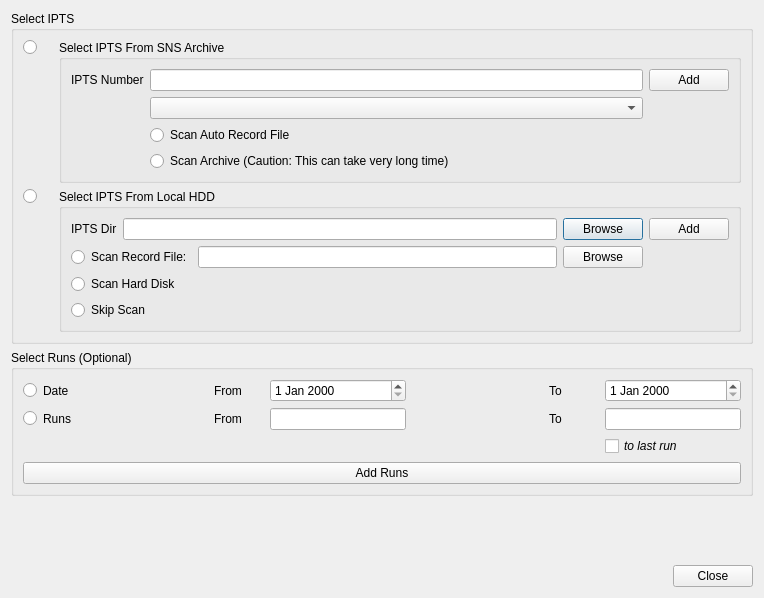
<?xml version="1.0" encoding="UTF-8"?>
<ui version="4.0">
 <class>Dialog</class>
 <widget class="QDialog" name="Dialog">
  <property name="windowModality">
   <enum>Qt::ApplicationModal</enum>
  </property>
  <property name="geometry">
   <rect>
    <x>0</x>
    <y>0</y>
    <width>764</width>
    <height>598</height>
   </rect>
  </property>
  <property name="windowTitle">
   <string>Dialog</string>
  </property>
  <property name="modal">
   <bool>true</bool>
  </property>
  <layout class="QVBoxLayout" name="verticalLayout_6">
   <item>
    <widget class="QGroupBox" name="groupBox_2">
     <property name="title">
      <string>Select IPTS</string>
     </property>
     <layout class="QVBoxLayout" name="verticalLayout_4">
      <item>
       <layout class="QGridLayout" name="gridLayout_3">
        <item row="1" column="0">
         <layout class="QVBoxLayout" name="verticalLayout_2">
          <item>
           <widget class="QRadioButton" name="radioButton_useDir">
            <property name="sizePolicy">
             <sizepolicy hsizetype="Fixed" vsizetype="Fixed">
              <horstretch>0</horstretch>
              <verstretch>0</verstretch>
             </sizepolicy>
            </property>
            <property name="minimumSize">
             <size>
              <width>30</width>
              <height>0</height>
             </size>
            </property>
            <property name="maximumSize">
             <size>
              <width>120</width>
              <height>16777215</height>
             </size>
            </property>
            <property name="text">
             <string/>
            </property>
           </widget>
          </item>
          <item>
           <spacer name="verticalSpacer_2">
            <property name="orientation">
             <enum>Qt::Vertical</enum>
            </property>
            <property name="sizeHint" stdset="0">
             <size>
              <width>20</width>
              <height>40</height>
             </size>
            </property>
           </spacer>
          </item>
         </layout>
        </item>
        <item row="0" column="0">
         <layout class="QVBoxLayout" name="verticalLayout">
          <item>
           <widget class="QRadioButton" name="radioButton_useNumber">
            <property name="sizePolicy">
             <sizepolicy hsizetype="Fixed" vsizetype="Fixed">
              <horstretch>0</horstretch>
              <verstretch>0</verstretch>
             </sizepolicy>
            </property>
            <property name="minimumSize">
             <size>
              <width>30</width>
              <height>0</height>
             </size>
            </property>
            <property name="maximumSize">
             <size>
              <width>120</width>
              <height>16777215</height>
             </size>
            </property>
            <property name="text">
             <string/>
            </property>
           </widget>
          </item>
          <item>
           <spacer name="verticalSpacer">
            <property name="orientation">
             <enum>Qt::Vertical</enum>
            </property>
            <property name="sizeHint" stdset="0">
             <size>
              <width>20</width>
              <height>40</height>
             </size>
            </property>
           </spacer>
          </item>
         </layout>
        </item>
        <item row="1" column="1">
         <widget class="QGroupBox" name="groupBox_localHDD">
          <property name="title">
           <string>Select IPTS From Local HDD</string>
          </property>
          <layout class="QGridLayout" name="gridLayout_7">
           <item row="0" column="0">
            <layout class="QHBoxLayout" name="horizontalLayout_3">
             <item>
              <widget class="QLabel" name="label_9">
               <property name="text">
                <string>IPTS Dir</string>
               </property>
              </widget>
             </item>
             <item>
              <widget class="QLineEdit" name="lineEdit_iptsDir"/>
             </item>
             <item>
              <widget class="QPushButton" name="pushButton_browse">
               <property name="text">
                <string>Browse</string>
               </property>
              </widget>
             </item>
            </layout>
           </item>
           <item row="1" column="0">
            <layout class="QGridLayout" name="gridLayout_5">
             <item row="2" column="0">
              <widget class="QRadioButton" name="radioButton_noScan">
               <property name="text">
                <string>Skip Scan</string>
               </property>
              </widget>
             </item>
             <item row="0" column="0">
              <widget class="QRadioButton" name="radioButton_scanLogFile">
               <property name="text">
                <string>Scan Record File:</string>
               </property>
              </widget>
             </item>
             <item row="0" column="1">
              <layout class="QHBoxLayout" name="horizontalLayout">
               <item>
                <widget class="QLineEdit" name="lineEdit_logFilePath"/>
               </item>
               <item>
                <widget class="QPushButton" name="pushButton_browseLogFile">
                 <property name="text">
                  <string>Browse</string>
                 </property>
                </widget>
               </item>
              </layout>
             </item>
             <item row="1" column="0">
              <widget class="QRadioButton" name="radioButton_scanHD">
               <property name="text">
                <string>Scan Hard Disk</string>
               </property>
              </widget>
             </item>
             <item row="1" column="1">
              <widget class="QLabel" name="label_hddToScan">
               <property name="text">
                <string/>
               </property>
              </widget>
             </item>
            </layout>
           </item>
           <item row="0" column="1">
            <widget class="QPushButton" name="pushButton_addLocalHDDDir">
             <property name="text">
              <string>Add</string>
             </property>
            </widget>
           </item>
          </layout>
         </widget>
        </item>
        <item row="0" column="1">
         <widget class="QGroupBox" name="groupBox_snsArchive">
          <property name="title">
           <string>Select IPTS From SNS Archive</string>
          </property>
          <layout class="QGridLayout" name="gridLayout_4">
           <item row="0" column="0">
            <layout class="QGridLayout" name="gridLayout_6">
             <item row="0" column="1">
              <widget class="QLineEdit" name="lineEdit_iptsNumber"/>
             </item>
             <item row="0" column="0">
              <widget class="QLabel" name="label_8">
               <property name="text">
                <string>IPTS Number</string>
               </property>
              </widget>
             </item>
             <item row="1" column="1">
              <widget class="QComboBox" name="comboBox_existingIPTS"/>
             </item>
             <item row="2" column="1">
              <layout class="QVBoxLayout" name="verticalLayout_5">
               <item>
                <widget class="QRadioButton" name="radioButton_scanArchiveRecord">
                 <property name="text">
                  <string>Scan Auto Record File</string>
                 </property>
                </widget>
               </item>
               <item>
                <widget class="QRadioButton" name="radioButton_scanArchiveDir">
                 <property name="text">
                  <string>Scan Archive (Caution: This can take very long time)</string>
                 </property>
                </widget>
               </item>
              </layout>
             </item>
            </layout>
           </item>
           <item row="0" column="1">
            <layout class="QVBoxLayout" name="verticalLayout_3">
             <item>
              <widget class="QPushButton" name="pushButton_addArchiveIPTS">
               <property name="text">
                <string>Add</string>
               </property>
              </widget>
             </item>
             <item>
              <spacer name="verticalSpacer_3">
               <property name="orientation">
                <enum>Qt::Vertical</enum>
               </property>
               <property name="sizeHint" stdset="0">
                <size>
                 <width>20</width>
                 <height>40</height>
                </size>
               </property>
              </spacer>
             </item>
            </layout>
           </item>
          </layout>
         </widget>
        </item>
       </layout>
      </item>
     </layout>
    </widget>
   </item>
   <item>
    <widget class="QGroupBox" name="groupBox_selectRuns">
     <property name="title">
      <string>Select Runs (Optional)</string>
     </property>
     <layout class="QGridLayout" name="gridLayout_2">
      <item row="0" column="0">
       <layout class="QGridLayout" name="gridLayout">
        <item row="0" column="6">
         <widget class="QLabel" name="label_2">
          <property name="sizePolicy">
           <sizepolicy hsizetype="Fixed" vsizetype="Preferred">
            <horstretch>0</horstretch>
            <verstretch>0</verstretch>
           </sizepolicy>
          </property>
          <property name="minimumSize">
           <size>
            <width>50</width>
            <height>0</height>
           </size>
          </property>
          <property name="maximumSize">
           <size>
            <width>50</width>
            <height>16777215</height>
           </size>
          </property>
          <property name="text">
           <string>To</string>
          </property>
         </widget>
        </item>
        <item row="1" column="1">
         <widget class="QLabel" name="label_4">
          <property name="text">
           <string>Runs</string>
          </property>
         </widget>
        </item>
        <item row="0" column="1">
         <widget class="QLabel" name="label_3">
          <property name="text">
           <string>Date</string>
          </property>
         </widget>
        </item>
        <item row="1" column="0">
         <widget class="QRadioButton" name="radioButton_filterByRun">
          <property name="text">
           <string/>
          </property>
         </widget>
        </item>
        <item row="0" column="2">
         <spacer name="horizontalSpacer_2">
          <property name="orientation">
           <enum>Qt::Horizontal</enum>
          </property>
          <property name="sizeHint" stdset="0">
           <size>
            <width>40</width>
            <height>20</height>
           </size>
          </property>
         </spacer>
        </item>
        <item row="1" column="5">
         <spacer name="horizontalSpacer_5">
          <property name="orientation">
           <enum>Qt::Horizontal</enum>
          </property>
          <property name="sizeHint" stdset="0">
           <size>
            <width>40</width>
            <height>20</height>
           </size>
          </property>
         </spacer>
        </item>
        <item row="2" column="7">
         <widget class="QCheckBox" name="checkBox_toLastRun">
          <property name="font">
           <font>
            <italic>true</italic>
           </font>
          </property>
          <property name="toolTip">
           <string>&lt;html&gt;&lt;head/&gt;&lt;body&gt;&lt;p&gt;If checked, then the last run to add will be the last run in this IPTS&lt;/p&gt;&lt;/body&gt;&lt;/html&gt;</string>
          </property>
          <property name="text">
           <string>to last run</string>
          </property>
         </widget>
        </item>
        <item row="1" column="3">
         <widget class="QLabel" name="label_5">
          <property name="sizePolicy">
           <sizepolicy hsizetype="Fixed" vsizetype="Preferred">
            <horstretch>0</horstretch>
            <verstretch>0</verstretch>
           </sizepolicy>
          </property>
          <property name="minimumSize">
           <size>
            <width>50</width>
            <height>0</height>
           </size>
          </property>
          <property name="maximumSize">
           <size>
            <width>50</width>
            <height>16777215</height>
           </size>
          </property>
          <property name="text">
           <string>From</string>
          </property>
         </widget>
        </item>
        <item row="1" column="6">
         <widget class="QLabel" name="label_6">
          <property name="sizePolicy">
           <sizepolicy hsizetype="Fixed" vsizetype="Preferred">
            <horstretch>0</horstretch>
            <verstretch>0</verstretch>
           </sizepolicy>
          </property>
          <property name="minimumSize">
           <size>
            <width>50</width>
            <height>0</height>
           </size>
          </property>
          <property name="maximumSize">
           <size>
            <width>50</width>
            <height>16777215</height>
           </size>
          </property>
          <property name="text">
           <string>To</string>
          </property>
         </widget>
        </item>
        <item row="0" column="4">
         <widget class="QDateEdit" name="dateEdit_begin"/>
        </item>
        <item row="1" column="2">
         <spacer name="horizontalSpacer_3">
          <property name="orientation">
           <enum>Qt::Horizontal</enum>
          </property>
          <property name="sizeHint" stdset="0">
           <size>
            <width>40</width>
            <height>20</height>
           </size>
          </property>
         </spacer>
        </item>
        <item row="1" column="4">
         <widget class="QLineEdit" name="lineEdit_begin">
          <property name="toolTip">
           <string>&lt;html&gt;&lt;head/&gt;&lt;body&gt;&lt;p&gt;If left empty, then the beginning run number will be the first run in the IPTS data directory.&lt;/p&gt;&lt;/body&gt;&lt;/html&gt;</string>
          </property>
         </widget>
        </item>
        <item row="0" column="7">
         <widget class="QDateEdit" name="dateEdit_end"/>
        </item>
        <item row="0" column="3">
         <widget class="QLabel" name="label">
          <property name="sizePolicy">
           <sizepolicy hsizetype="Fixed" vsizetype="Preferred">
            <horstretch>0</horstretch>
            <verstretch>0</verstretch>
           </sizepolicy>
          </property>
          <property name="minimumSize">
           <size>
            <width>50</width>
            <height>0</height>
           </size>
          </property>
          <property name="maximumSize">
           <size>
            <width>50</width>
            <height>16777215</height>
           </size>
          </property>
          <property name="text">
           <string>From</string>
          </property>
         </widget>
        </item>
        <item row="0" column="5">
         <spacer name="horizontalSpacer_4">
          <property name="orientation">
           <enum>Qt::Horizontal</enum>
          </property>
          <property name="sizeHint" stdset="0">
           <size>
            <width>40</width>
            <height>20</height>
           </size>
          </property>
         </spacer>
        </item>
        <item row="1" column="7">
         <widget class="QLineEdit" name="lineEdit_end">
          <property name="toolTip">
           <string>&lt;html&gt;&lt;head/&gt;&lt;body&gt;&lt;p&gt;There are two cases if this value is left bank.&lt;/p&gt;&lt;p&gt;1. If checkbox 'to last run' is checked, then end of run numbers to add is the last run in the IPTS directory;&lt;/p&gt;&lt;p&gt;&lt;br/&gt;&lt;/p&gt;&lt;p&gt;2. Otherwise, only 1 run (the beginning one) is added.&lt;/p&gt;&lt;/body&gt;&lt;/html&gt;</string>
          </property>
         </widget>
        </item>
        <item row="0" column="0">
         <widget class="QRadioButton" name="radioButton_filterByDate">
          <property name="text">
           <string/>
          </property>
         </widget>
        </item>
       </layout>
      </item>
      <item row="1" column="0">
       <widget class="QPushButton" name="pushButton_AddRuns">
        <property name="text">
         <string>Add Runs</string>
        </property>
       </widget>
      </item>
     </layout>
    </widget>
   </item>
   <item>
    <spacer name="verticalSpacer_4">
     <property name="orientation">
      <enum>Qt::Vertical</enum>
     </property>
     <property name="sizeHint" stdset="0">
      <size>
       <width>20</width>
       <height>40</height>
      </size>
     </property>
    </spacer>
   </item>
   <item>
    <layout class="QHBoxLayout" name="horizontalLayout_2">
     <item>
      <spacer name="horizontalSpacer">
       <property name="orientation">
        <enum>Qt::Horizontal</enum>
       </property>
       <property name="sizeHint" stdset="0">
        <size>
         <width>40</width>
         <height>20</height>
        </size>
       </property>
      </spacer>
     </item>
     <item>
      <widget class="QPushButton" name="pushButton_return">
       <property name="text">
        <string>Close</string>
       </property>
      </widget>
     </item>
    </layout>
   </item>
  </layout>
 </widget>
 <resources/>
 <connections/>
</ui>
